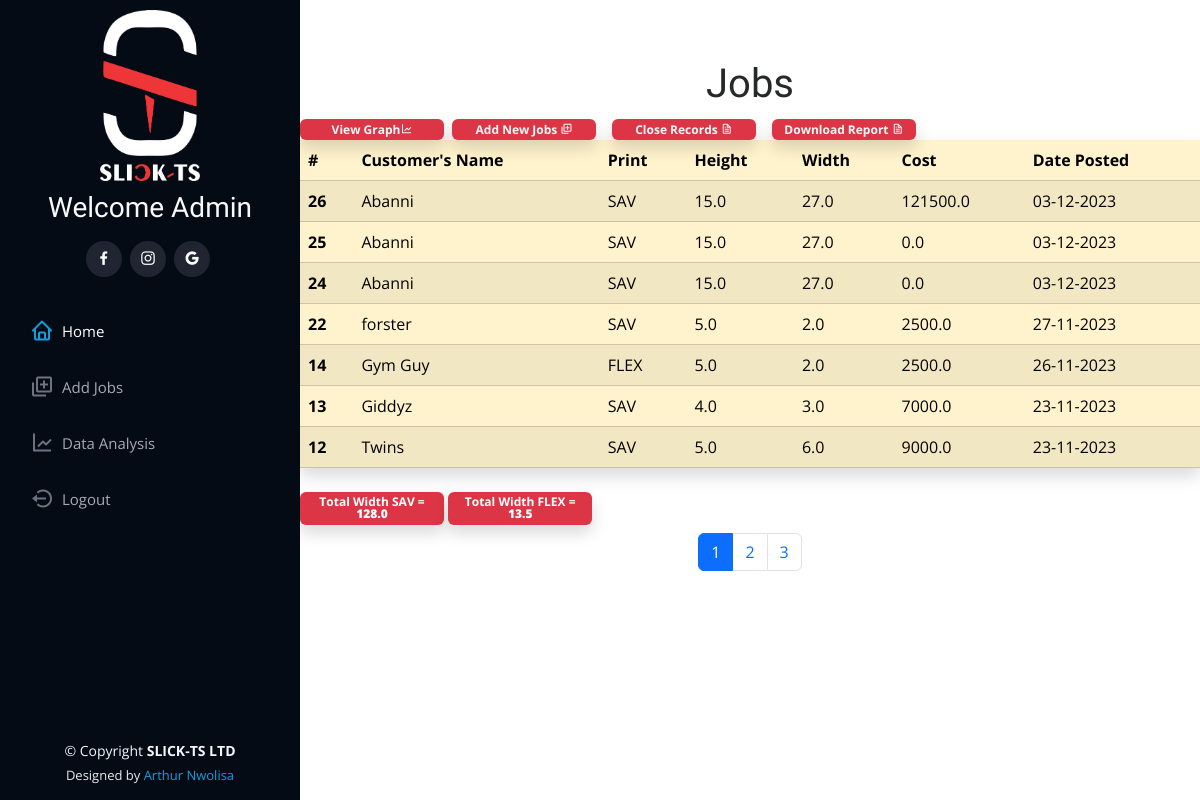
The page /view_jobs/ (signed in) on the database its author committed.
### jobs/models.py (models this page shows, shortened)
class Jobs(models.Model):
    customer_name = models.CharField(max_length=50)
    print = models.ForeignKey(Prints, on_delete=models.CASCADE, related_name='prints')
    height = models.FloatField()
    width = models.FloatField()
    unit_price = models.FloatField(default=0, null=True, blank=True)
    cost = models.FloatField(null=True, blank=True)
    total_height = models.FloatField(null=True, blank=True)
    total_cost = models.FloatField(null=True, blank=True)
    date = models.DateTimeField(auto_now_add=True)

class Prints(models.Model):
    name = models.CharField(max_length=50)
    def __str__(self):
        return self.name

### jobs/views.py (the view)
# urls.py: path('view_jobs/', views.view_jobs, name='view_jobs'),
def view_jobs(request):
    month = 9
    print1 = Jobs.objects.all().order_by('-date')
    prnts = Jobs.objects.filter(date__lte=datetime.datetime.today(), date__gt=datetime.datetime.today()-datetime.timedelta(days=4)).values('date').annotate(count=Count('id'))
    trun = Jobs.objects.annotate(month=TruncMonth('date')).values('month',).annotate(c=Sum('width')).values('month', 'c', ).filter(print__name='SAV')
    flex = Jobs.objects.annotate(month=TruncMonth('date')).values('month',).annotate(f=Sum('width')).values('month', 'f').filter(print__name='FLEX')
    trt = Jobs.objects.filter(print__name='SAV').aggregate(cal=Sum('width'))
    sum_flex = Jobs.objects.filter(print__name='FLEX').aggregate(flex=Sum('width'))
    page = request.GET.get('page')
    num_of_items = 7
    paginator = Paginator(print1, num_of_items)
    try:
        print1 = paginator.page(page)
    except PageNotAnInteger:
        page = 1
        print1 = paginator.page(page)
    except EmptyPage:
        page = paginator.num_pages
        print1 = paginator.page(page)
    total_height = trt['cal']
    total_width_flex = sum_flex['flex']
    context = {
        'print1': print1,
        'trun': trun,
        'flex': flex,
        'paginator': paginator,
        'total_width_flex': total_width_flex,
        'total_height': total_height,
    }
    return render(request, 'jobs/view_jobs.html', context)

### jobs/templates/jobs/view_jobs.html (shortened to what this page needs)
{%extends 'jobs/base.html'%}
{%load crispy_forms_tags%}
{%block content%}
{%if request.user.is_authenticated%}
  <header id="header">
    <div class="d-flex flex-column">
      <div class="profile">
        <img src="/static/assets/img/SLICK-TS LOGO FOR PYTHON.png" alt="" class="img-fluid">
        <h3 class="text-center text-light">Welcome {{request.user.username|capfirst}}</h3>
        <div class="social-links mt-3 text-center">
           <a href="https://facebook.com/slickts" class="facebook"><i class="bx bxl-facebook"></i></a>
          <a href="https://instagram.com/slicktshirts" class="instagram"><i class="bx bxl-instagram"></i></a>
          <a href="https://maps.app.goo.gl/JXEzx77qv7nGNHN18" class="google-plus"><i class="bx bxl-google"></i></a>
        </div>
      </div>
      <nav id="navbar" class="nav-menu navbar">
        <ul>
          <li><a href="{%url 'index'%}" class="nav-link active"><i class="bx bx-home"></i> <span>Home</span></a></li>
         <li><a href="{%url 'work'%}" class="nav-link"><i class="bx bx-add-to-queue"></i> <span>Add Jobs</span></a></li>
         <li><a href="{%url 'graph'%}" class="nav-link"><i class="bx bx-line-chart"></i> <span>Data Analysis</span></a></li>
         <li><a href="{%url 'logout'%}" class="nav-link"><i class="bx bx-log-out-circle"></i> <span>Logout</span></a></li>
        </ul>
      </nav>
    </div>
  </header>
<div class="row">
    <section class="d-flex flex-column justify-content-center align-items-center">
      <div class="col-md-9 offset-md-3">
      <h1 class="text-center">Jobs</h1>
          <table class="table table-warning table-striped shadow">
  <thead>
    <tr>
      <th scope="col">#</th>
      <th scope="col">Customer's Name</th>
      <th scope="col">Print</th>
      <th scope="col">Height</th>
      <th scope="col">Width</th>
      <th scope="col">Cost</th>
      <th scope="col">Date Posted</th>
    </tr>
  </thead>
  <tbody>
  {%for row in print1%}
    <tr>
      <th scope="row">{{row.id}}</th>
      <td>{{row.customer_name}}</td>
      <td>{{row.print}}</td>
      <td>{{row.height}}</td>
      <td>{{row.width}}</td>
      <td>{{row.cost}}</td>
      <td>{{row.date|date:'d-m-Y'}}</td>
    </tr>
  {%endfor%}
  </tbody>
   <div class="badge bg-danger text-wrap shadow" style="width: 9rem;">
  <a href="{%url 'graph'%}" class="text-light">
    <span>View Graph</span><i class="bx bx-line-chart"></i></a>
</div>
<div class="badge bg-danger text-wrap shadow mx-2" style="width: 9rem;">
   <a href="{%url 'work'%}" class="text-light">Add New Jobs <i class="bx bx-add-to-queue"></i></a>
</div>
    <div class="badge bg-danger text-wrap shadow mx-2" style="width: 9rem;">
   <a href="{%url 'close_record'%}" class="text-light">Close Records <i class="bx bx-file"></i></a>
</div>
  <div class="badge bg-danger text-wrap shadow mx-2" style="width: 9rem;">
   <a href="{%url 'download_file'%}" class="text-light">Download Report <i class="bx bx-file"></i></a>
</div>
</table>
  <div class="badge bg-danger text-wrap shadow my-2" style="width: 9rem;">
 Total Width SAV = <b>{{total_height}}</b>
</div>
 <div class="badge bg-danger text-wrap shadow my-2" style="width: 9rem;">
 Total Width FLEX = <b>{{total_width_flex}}</b>
</div>
        <nav aria-label="Page navigation example">
  <ul class="pagination justify-content-center">
   {%for page in paginator.page_range%}
    {%if page == print1.number%}
    <li class="page-item active" aria-current="page">
      <span class="page-link">{{page}}</span>
    </li>
    {%else%}
    <li class="page-item"><a class="page-link" href="?page={{page}}">{{page}}</a></li>
    {%endif%}
    {%endfor%}
  </ul>
</nav>
      </div>
    </div>
  {%else%}
<h4 class="alert alert-danger my-3 mx-3">You have to login to access this page - <a href="{%url 'login'%}">Login</a></h4>
{%endif%}
{%endblock%}

### static/assets/css/style.css (style rules this page uses)
body { font-family: "Open Sans", sans-serif; color: #272829; }
a { color: #149ddd; text-decoration: none; }
h1, h2, h3, h4, h5, h6 { font-family: "Raleway", sans-serif; }
#header { position: fixed; top: 0; left: 0; bottom: 0; width: 300px; transition: all ease-in-out 0.5s; z-index: 9997; transition: all 0.5s; padding: 0 15px; background: #040b14; overflow-y: auto; }
#header .profile img { margin: 10px auto; display: block; width: 100px; border:#2c2f3f; }
#header .profile .social-links a { font-size: 18px; display: inline-block; background: #212431; color: #fff; line-height: 1; padding: 8px 0; margin-right: 4px; border-radius: 50%; text-align: center; width: 36px; height: 36px; transition: 0.3s; }
.nav-menu { padding: 30px 0 0 0; }
.nav-menu * { margin: 0; padding: 0; list-style: none; }
.nav-menu>ul>li { position: relative; white-space: nowrap; }
.nav-menu a, .nav-menu a:focus { display: flex; align-items: center; color: #a8a9b4; padding: 12px 15px; margin-bottom: 8px; transition: 0.3s; font-size: 15px; }
.nav-menu a i, .nav-menu a:focus i { font-size: 24px; padding-right: 8px; color: #6f7180; }
.nav-menu a:hover, .nav-menu .active, .nav-menu .active:focus, .nav-menu li:hover>a { text-decoration: none; color: #fff; }
.nav-menu a:hover i, .nav-menu .active i, .nav-menu .active:focus i, .nav-menu li:hover>a i { color: #149ddd; }
section { padding: 60px 0; overflow: hidden; }

### rows shown on the page
Jobs: id "26", customer_name "Abanni", print "SAV", height "15.0", width "27.0", cost "121500.0", date "03-12-2023"
Jobs: id "25", customer_name "Abanni", print "SAV", height "15.0", width "27.0", cost "0.0", date "03-12-2023"
Jobs: id "24", customer_name "Abanni", print "SAV", height "15.0", width "27.0", cost "0.0", date "03-12-2023"
Jobs: id "22", customer_name "forster", print "SAV", height "5.0", width "2.0", cost "2500.0", date "27-11-2023"
Jobs: id "14", customer_name "Gym Guy", print "FLEX", height "5.0", width "2.0", cost "2500.0", date "26-11-2023"
Jobs: id "13", customer_name "Giddyz", print "SAV", height "4.0", width "3.0", cost "7000.0", date "23-11-2023"
Jobs: id "12", customer_name "Twins", print "SAV", height "5.0", width "6.0", cost "9000.0", date "23-11-2023"

### other values the page prints
{{ request.user.username|capfirst }} "Admin"
{{ total_height }} "128.0"
{{ total_width_flex }} "13.5"
{{ page }} "1"
{{ page }} "2" "3"
